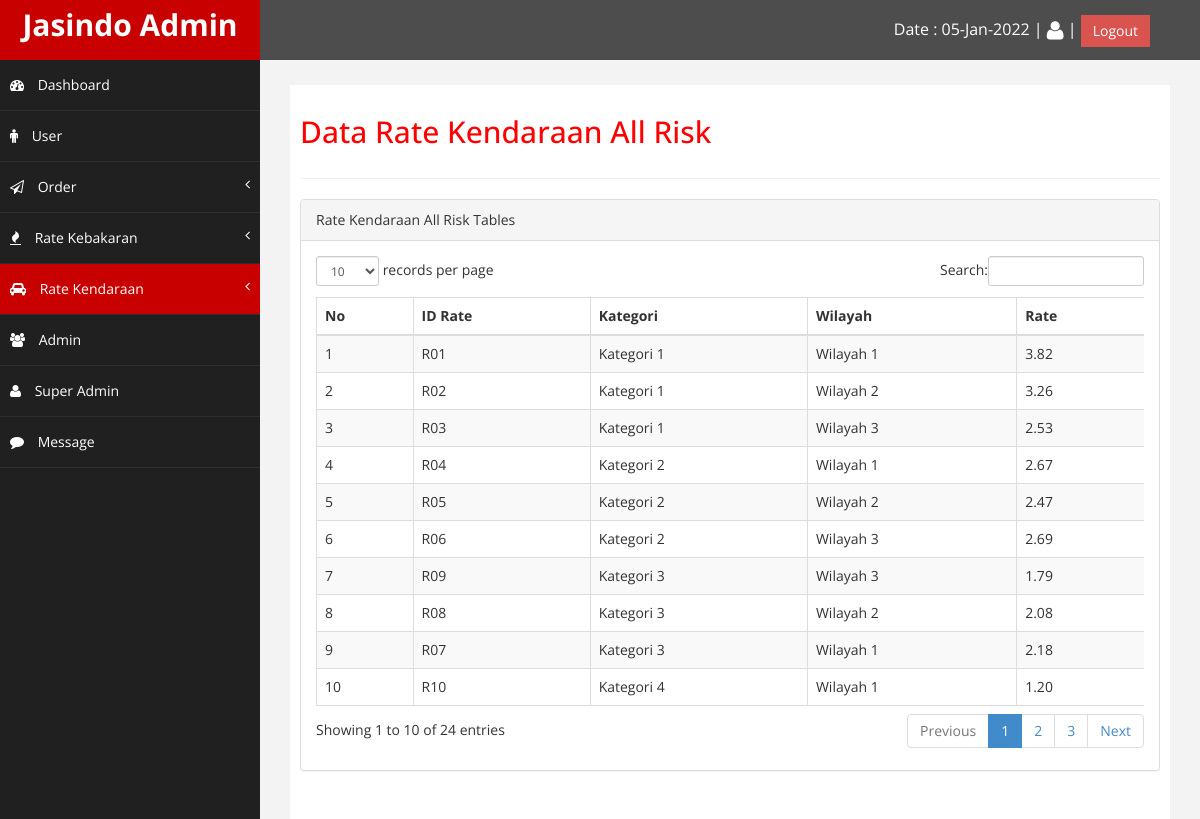
Page /admin/ratekendaraan.php (signed in) on the committed database.
### tables this page shows
CREATE TABLE `rate_kendaraan` (
  `no` int(8) NOT NULL,
  `id_rate` varchar(10) NOT NULL,
  `id_kategori` varchar(10) NOT NULL,
  `id_wilayah` varchar(10) NOT NULL,
  `rate` varchar(5) NOT NULL
);

CREATE TABLE `kategori` (
  `no` int(8) NOT NULL,
  `id_kategori` varchar(10) NOT NULL,
  `kategori` varchar(15) NOT NULL,
  `tanggungan_awal` varchar(20) NOT NULL,
  `batas_tanggungan` varchar(20) NOT NULL
);

CREATE TABLE `data_wilayah` (
  `no` int(8) NOT NULL,
  `id_wilayah` varchar(10) NOT NULL,
  `id_kategori` varchar(10) NOT NULL,
  `wilayah` varchar(10) NOT NULL
);

### admin/ratekendaraan.php (the view, shortened to what this page needs)
<!DOCTYPE html>
<html xmlns="http://www.w3.org/1999/xhtml">
<head>
    <link href="assets/css/bootstrap.css" rel="stylesheet" />
    <link href="assets/css/font-awesome.css" rel="stylesheet" />
    <link href="assets/css/custom.css" rel="stylesheet" />
    <link href="assets/js/dataTables/dataTables.bootstrap.css" rel="stylesheet" />
</head>
<body>
    <div id="wrapper">
        <nav class="navbar navbar-default navbar-cls-top " role="navigation" style="margin-bottom: 0">
            <div class="navbar-header">
                <a class="navbar-brand" href="beranda.php">Jasindo Admin</a>
            </div>
            <div style="color: white;
            padding: 15px 50px 5px 50px;
            float: right;
            font-size: 16px;"> Date : <?php echo date("d-M-Y"); ?> | <a href="profile.php" title="Profile" style="color: white;"><i class="fa fa-user fa-lg"></i></a> | <a href="logout.php" onclick="return konfirmasi()" class="btn btn-danger square-btn-adjust">Logout</a>
            </div>
        </nav>
                <nav class="navbar-default navbar-side" role="navigation">
                <div class="sidebar-collapse">
                <ul class="nav" id="main-menu">
                <li>
                <a href="beranda.php"><i class="fa fa-dashboard"></i> Dashboard</a>
                </li>
                <li>
                <a href="user.php"><i class="fa fa-male"></i> User</a>
                </li>
                <li>
                    <a href="#"><i class="fa fa-paper-plane-o"></i> Order<span class="fa arrow"></span></a>
                </li>
                <li>
                    <a href="#"><i class="fa fa-fire"></i> Rate Kebakaran<span class="fa arrow"></span></a>
                </li>
                <li>
                    <a class="active-menu" href="#"><i class="fa fa-automobile"></i> Rate Kendaraan<span class="fa arrow"></span></a>
                </li>
                <li>
                    <a href="admin.php"><i class="fa fa-users"></i> Admin</a>
                </li>
                <li>
                    <a href="superadmin.php"><i class="fa fa-user"></i> Super Admin</a>
                </li>
                <li>
                <a href="message.php"><i class="fa fa-comment"></i> Message</a>
                </li>
                </ul>
                </div>
                </nav>
        <div id="page-wrapper" >
            <div id="page-inner">
                <div class="row">
                    <div class="col-md-12">
                     <h2>Data Rate Kendaraan All Risk</h2>
                    </div>
                </div>
                 <hr />
            <div class="row">
                <div class="col-md-12">
                    <div class="panel panel-default">
                        <div class="panel-heading">
                             Rate Kendaraan All Risk Tables
                        </div>
                        <div class="panel-body">
                            <div class="table-responsive">
                                <table class="table table-striped table-bordered table-hover" id="dataTables-example">
                                    <thead>
                                        <tr>
                                            <th>No</th>
                                            <th>ID Rate</th>
                                            <th>Kategori</th>
                                            <th>Wilayah</th>
                                            <th>Rate</th>
                                        </tr>
                                    </thead>
                                    <tbody>
                                    <?php
                                      $query = mysql_query ("SELECT * FROM rate_kendaraan ORDER BY id_kategori asc");
                                      $no=1;
                                      while ($var=mysql_fetch_array($query)) {
                                        $kategori=mysql_fetch_array(mysql_query("SELECT kategori FROM kategori WHERE id_kategori='$var[id_kategori]'"));
                                        $wilayah=mysql_fetch_array(mysql_query("SELECT wilayah FROM data_wilayah WHERE id_wilayah='$var[id_wilayah]'"));
                                    ?>
                                    <tr>
                                    <td><?php echo $no ?></td>
                                    <td><?php echo $var ['id_rate']; ?></td>
                                    <td><?php echo $kategori ['kategori']; ?></td>
                                    <td><?php echo $wilayah ['wilayah']; ?></td>
                                    <td><?php echo $var ['rate']; ?></td>
                                    </tr>
                                    <?php
                                    $no++;
                                    }
                                    ?>
                                    </tbody>
                                </table>
                            </div>
                        </div>
                    </div>
                </div>
            </div>
            </div>
        </div>
    </div>
</body>
</html>

### admin/assets/css/custom.css (style rules this page uses)
body { font-family: 'Open Sans', sans-serif; }
#wrapper { width: 100%; background:#202020; }
#page-wrapper { padding: 15px 15px; min-height: 600px; background:#F3F3F3; }
#page-inner { width:100%; margin:10px 20px 10px 0px; background-color:#fff!important; padding:10px; min-height:1200px; }
h2 { color: #f00; }
.square-btn-adjust { border: 0px solid transparent; -webkit-border-radius: 0px; -moz-border-radius: 0px; border-radius: 0px; }
.navbar-cls-top .navbar-brand { color: #fff; background: #C90000; width: 260px; text-align: center; height: 60px; font-size: 30px; font-weight: 700; }
.active-menu { background-color:#C90000!important; }
.arrow { float: right; }
.fa.arrow:before { content: "\f104"; }
.sidebar-collapse , .sidebar-collapse .nav { background:none; }
.sidebar-collapse .nav { padding:0; }
.sidebar-collapse .nav > li > a { color:#fff; background:#202020; text-shadow:none; }
.sidebar-collapse > .nav > li > a { padding:15px 10px; }
.sidebar-collapse > .nav > li { border-bottom: 1px solid rgba(107, 108, 109, 0.19); }
.navbar-side { border:none; background-color: #202020; }
.navbar-cls-top { background:#4D4D4D; border-bottom:none; }
.navbar-default { border:0px solid black; }
.navbar-header { background: #A70303; }
.nav > li > a > i { margin-right:10px; }
@media (min-width:768px) { #page-wrapper { margin: 0 0 0 260px; padding: 15px 30px; min-height: 1200px; } }
@media (min-width:768px) { .navbar-side { z-index: 1; position: absolute; width: 260px; } }
@media (min-width:768px) { .navbar { border-radius: 0px; } }

### rows in the picture
rate_kendaraan: id_rate "R01", kategori.kategori "Kategori 1", data_wilayah.wilayah "Wilayah 1", rate "3.82"
rate_kendaraan: id_rate "R02", kategori.kategori "Kategori 1", data_wilayah.wilayah "Wilayah 2", rate "3.26"
rate_kendaraan: id_rate "R03", kategori.kategori "Kategori 1", data_wilayah.wilayah "Wilayah 3", rate "2.53"
rate_kendaraan: id_rate "R04", kategori.kategori "Kategori 2", data_wilayah.wilayah "Wilayah 1", rate "2.67"
rate_kendaraan: id_rate "R05", kategori.kategori "Kategori 2", data_wilayah.wilayah "Wilayah 2", rate "2.47"
rate_kendaraan: id_rate "R06", kategori.kategori "Kategori 2", data_wilayah.wilayah "Wilayah 3", rate "2.69"
rate_kendaraan: id_rate "R09", kategori.kategori "Kategori 3", data_wilayah.wilayah "Wilayah 3", rate "1.79"
rate_kendaraan: id_rate "R08", kategori.kategori "Kategori 3", data_wilayah.wilayah "Wilayah 2", rate "2.08"
rate_kendaraan: id_rate "R07", kategori.kategori "Kategori 3", data_wilayah.wilayah "Wilayah 1", rate "2.18"
rate_kendaraan: id_rate "R10", kategori.kategori "Kategori 4", data_wilayah.wilayah "Wilayah 1", rate "1.20"
